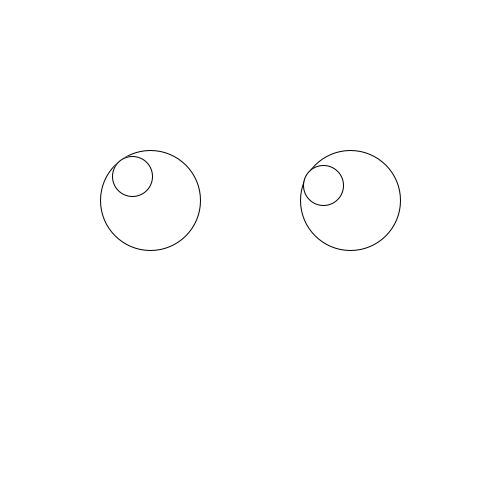
Frame 1 (no input)
Frame 60 (the mouse pressed at the canvas centre just before this capture): identical to frame 1, image omitted
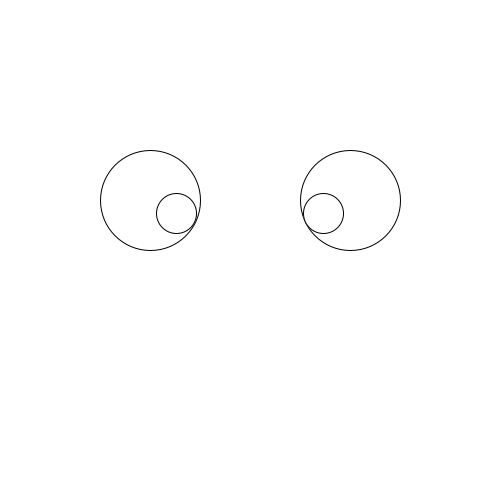
Frame 120 (the mouse held since frame 60 and released just before this capture)

The Processing sketch that drew these frames (run headless with seeded random() and noise(); from frame 60 on, the mouse is pressed at the canvas centre):

// Processing sketch: trigonometry
// ── trigonometry.pde
/*
  Juran Zhang
  Oct 25 2016
  Use trigonometry to draw eyes that track mouse location
  This is the most preferred way. You can compare with map() and make your own choice.
  */
  
int eye_dim = 100;
int pupil_dim = 40;

void setup() {
  size(500,500);
}

void draw() {
  background(255);
  // left eye
  ellipse(150,200,eye_dim,eye_dim);
  // right eye
  ellipse(350,200,eye_dim,eye_dim);
  float x1,x2;
  float y1,y2;
  
  /* 
    squared distance between eye centers and mouse location
    left eye:
    dis1^2 = (mouseX - left_eye_center_X)^2 + (mouseY - left_eye_center_Y)^2
    
    right eye:
    dis2^2 = (mouseX - right_eye_center_X)^2 + (mouseY - right_eye_center_Y)^2
  */
  float dis1=pow(mouseX-150,2)+pow(mouseY-200,2);
  dis1 = sqrt(dis1);
  float dis2=pow(mouseX-350,2)+pow(mouseY-200,2);
  dis2 = sqrt(dis2);
  float scale;
  
  /*
    Scenarios: 
    1. Mouse location is pupil center. dis <= 30
    Boundary condition: pupil pupil touches the eye. Distance from eye center to pupil center is 30. 
    
    2. Mouse location is not pupil center. dis > 30
  */
  
  // left eye
  if(dis1<=30) {
    x1=mouseX;
    y1=mouseY;
  }
  else {
    scale=dis1/30;
    x1=(mouseX-150)/scale+150;
    y1=(mouseY-200)/scale+200;
  }
  
  // right eye
  if(dis2<=30) {
    x2=mouseX;
    y2=mouseY;
  }
  else {
    scale=dis2/30;
    x2=(mouseX-350)/scale+350;
    y2=(mouseY-200)/scale+200;
  }
  
  // pupils
  ellipse(x1,y1,40,40);
  ellipse(x2,y2,40,40);
}
